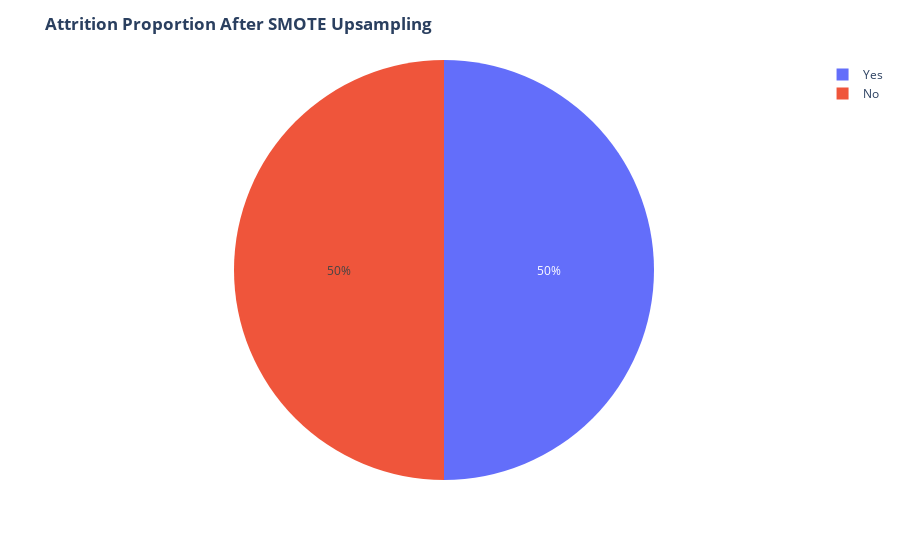

Here is the notebook cell this chart was saved with:
### Code cell
import plotly.express as ex

fig = ex.pie(y,names='Attrition')
fig.update_layout(title='<b>Attrition Proportion After SMOTE Upsampling<b>')
fig.show()

### Figure 1 — Plotly figure (JSON) as saved in the notebook; plotly's stock layout.template omitted (floating-point values rounded to 4 significant figures; data arrays with more than 128 entries replaced by an {"elided": "..."} marker saying what was removed)
{"data": [{"domain": {"x": [0, 1], "y": [0, 1]}, "hovertemplate": "Attrition=%{label}<extra></extra>", "labels": {"elided": "2466 str values"}, "legendgroup": "", "name": "", "showlegend": true, "type": "pie"}], "layout": {"legend": {"tracegroupgap": 0}, "margin": {"t": 60}, "title": {"text": "<b>Attrition Proportion After SMOTE Upsampling<b>"}}}
